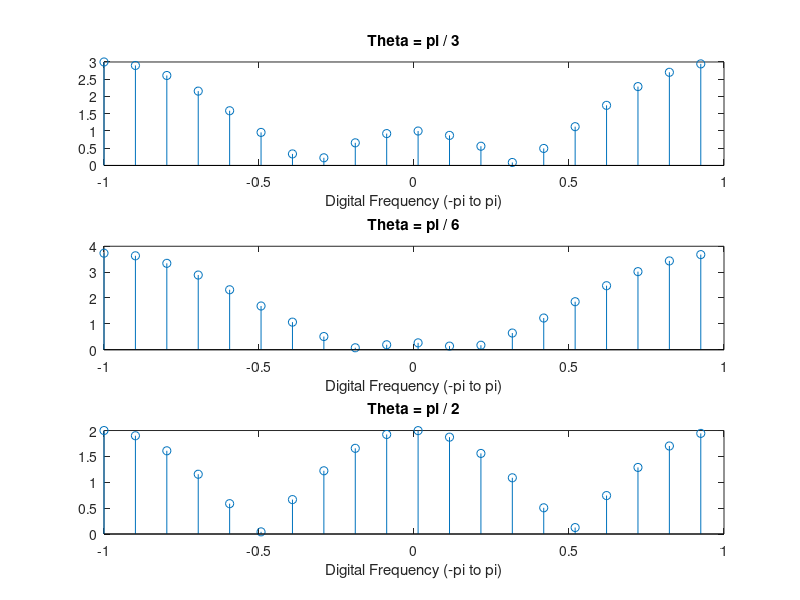
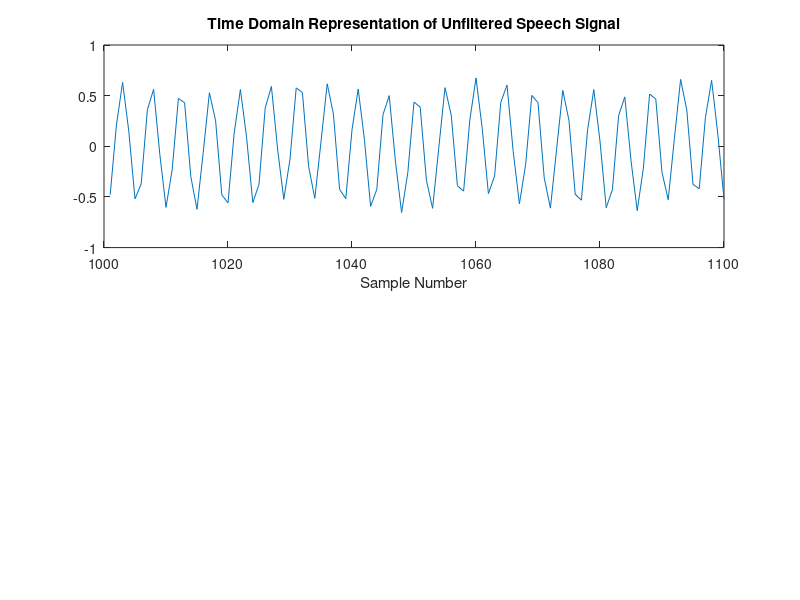

These figures' MATLAB source, in order: (Note: this script raises an error after producing the figures.)
%--------------------------Task 1:
N = -pi : 1/pi : pi;
b = [1 -2 * cos(pi / 3) 1];
[H, W] = freqz(b, 1, N);
subplot(3, 1, 1);
stem(W/pi, abs(H));
title('Theta = pi / 3');
xlabel('Digital Frequency (-pi to pi)');

b = [1 -2 * cos(pi / 6) 1];
[H, W] = freqz(b, 1, N);
subplot(3, 1, 2);
stem(W/pi, abs(H));
title('Theta = pi / 6');
xlabel('Digital Frequency (-pi to pi)');

b = [1 -2 * cos(pi / 2) 1];
[H, W] = freqz(b, 1, N);
subplot(3, 1, 3);
stem(W/pi, abs(H));
title('Theta = pi / 2');
xlabel('Digital Frequency (-pi to pi)');

load speech1.mat;
%sound(speech1, 8000);
n = 1001: 1100;
figure;
subplot(2, 1, 1);
plot(n, speech1(n));
title('Time Domain Representation of Unfiltered Speech Signal');
xlabel('Sample Number');

x = speech1(101:1100);
[X,w] = dtft(x, length(x));

subplot(2, 1, 2);
plot(w / pi, abs(X));
title('Digital Frequency Content of Unfiltered Speech Signal');
xlabel('Digital Frequency (-pi to pi)');

[Xmax, Imax] = max(abs(X));
y = FIRfilter(speech1, w(Imax));

yy = y(101:1100);
[Y,w] = dtft(yy, length(yy));
figure;
plot(w / pi, abs(Y));
title('Plot of Filtered Signal');
xlabel('Digital Frequency (-pi to pi)');

%sound(y, 8000);

%--------------------------Task 2:
r = 0.7;
theta = pi / 3;
a = [1 , 2 * r * cos(theta) , r * r];
figure;
subplot(3, 1, 1);
[H, W] = freqz(1, a);
plot(W / pi, 20*log10(abs(H)));
title('Plot of IIR Filter With r = 0.7');
xlabel('Digital Frequency (0 to pi)');

r = 0.9;
a = [1 , 2 * r * cos(theta) , r * r];
subplot(3, 1, 2);
[H, W] = freqz(1, a);
plot(W / pi, 20*log10(abs(H)));
title('Plot of IIR Filter With r = 0.9');
xlabel('Digital Frequency (0 to pi)');

r = 0.99;
a = [1 , 2 * r * cos(theta) , r * r];
subplot(3, 1, 3);
[H, W] = freqz(1, a);
plot(W / pi, 20*log10(abs(H)));
title('Plot of IIR Filter With r = 0.99');
xlabel('Digital Frequency (0 to pi)');

load pcm.mat;
%sound(pcm, 8000);

figure;
subplot(2, 1, 1);
plot(n, pcm(n)); %n = 1001: 1100;
title('Time Domain Representation of Unfiltered Audio Signal');
xlabel('Sample Number');

y = pcm(101:1100);
[Y,w] = dtft(pcm, length(y));

subplot(2, 1, 2);
plot(w / pi, abs(Y));
title('Frequency Domain Representation of Unfiltered Audio Signal');
xlabel('Digital Frequency (-pi to pi)');

mod_freq = 3146;
theta = mod_freq * 2 * pi / 8000;
Y_filt = IIRfilter(pcm, theta);

figure;
subplot(2, 1, 1);
plot(1001:1100, Y_filt(1001:1100));
title('Time Domain Representation of Filtered Audio Signal');
xlabel('Sample Number');

y_filt = Y_filt(101:1100);
[YY,w] = dtft(Y_filt, length(y_filt));
subplot(2, 1, 2);
plot(w / pi, abs(YY));
title('Frequency Domain Representation of Filtered Audio Signal');
xlabel('Digital Frequency (-pi to pi)');

%sound(Y_filt, 8000);

figure;
plot(w, abs(YY));
xlim([theta - 0.02, theta + 0.02]);
title('Zoomed Plot of DTFT of Filtered Signal');
